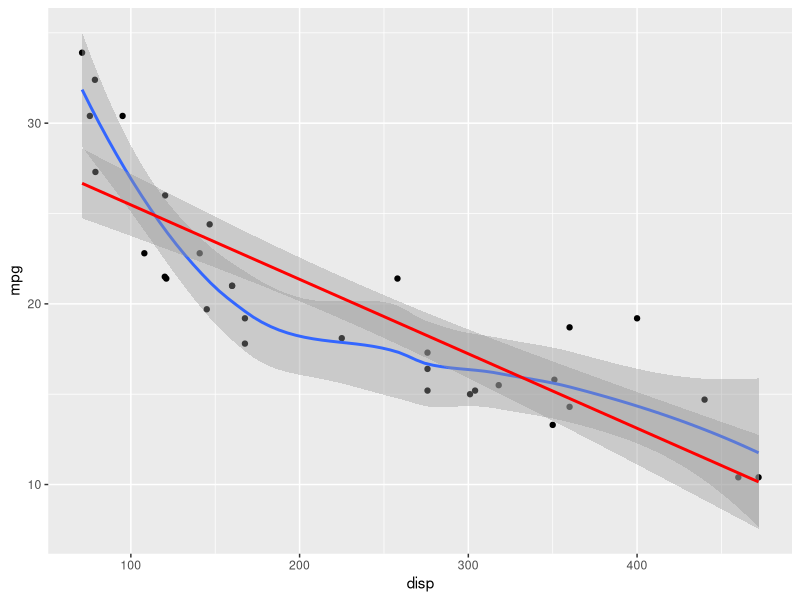
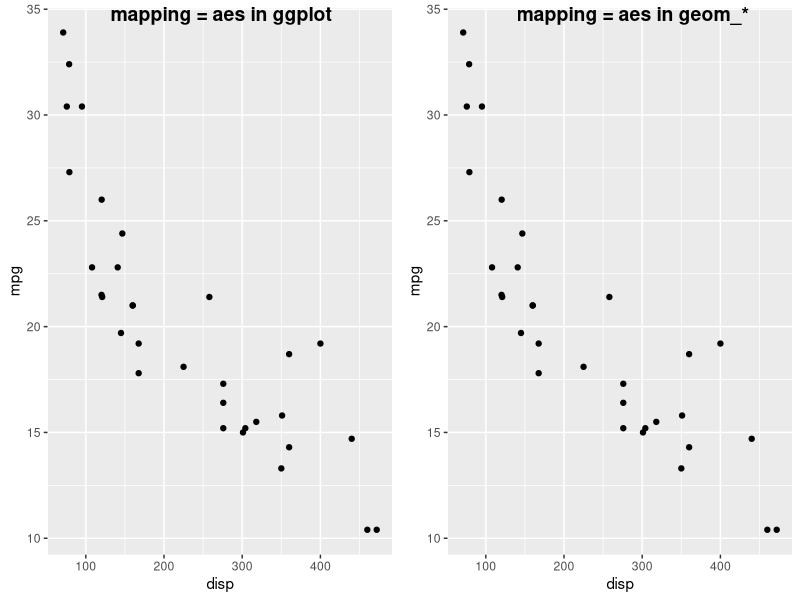
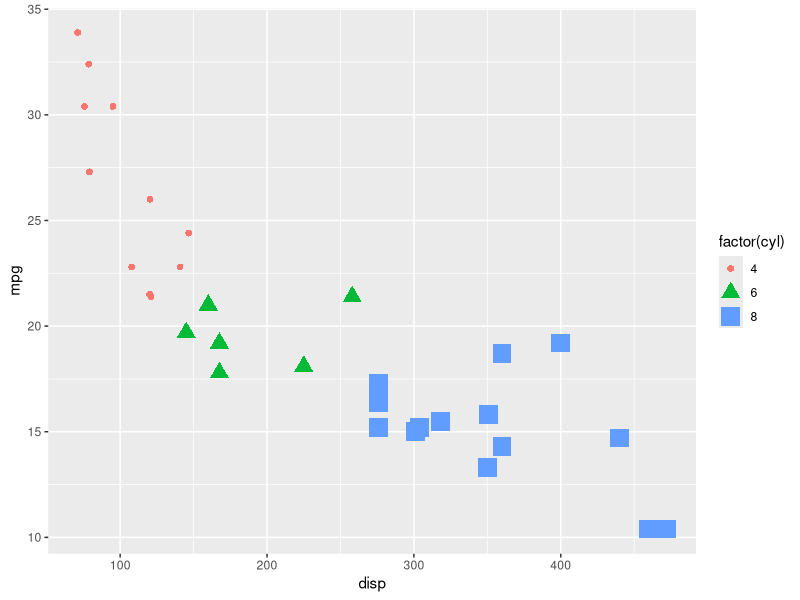
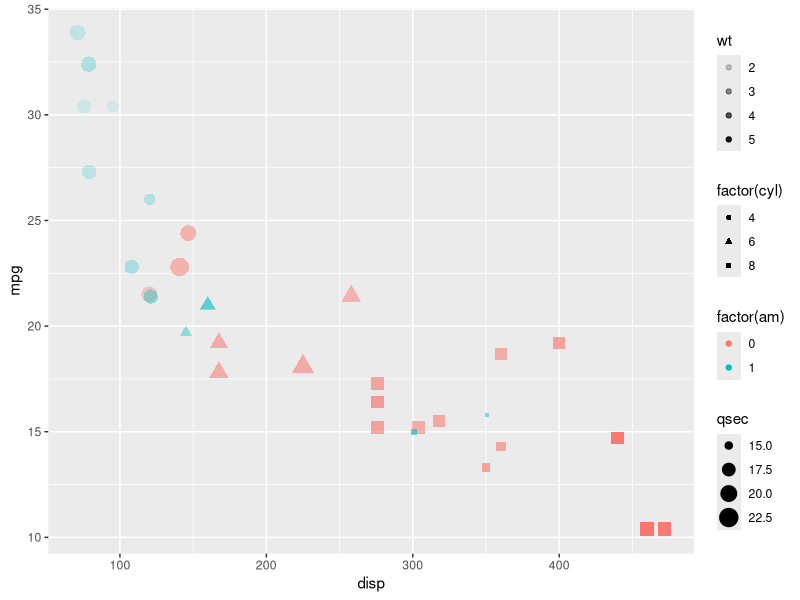
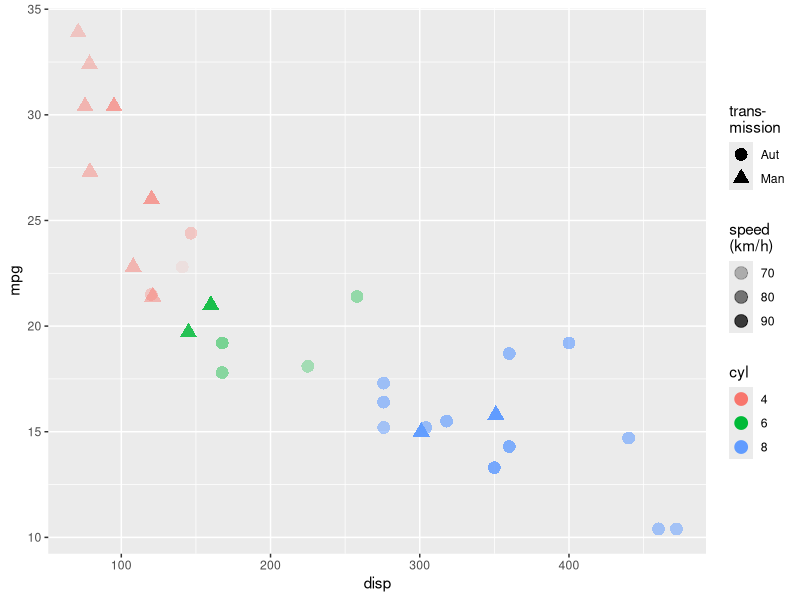
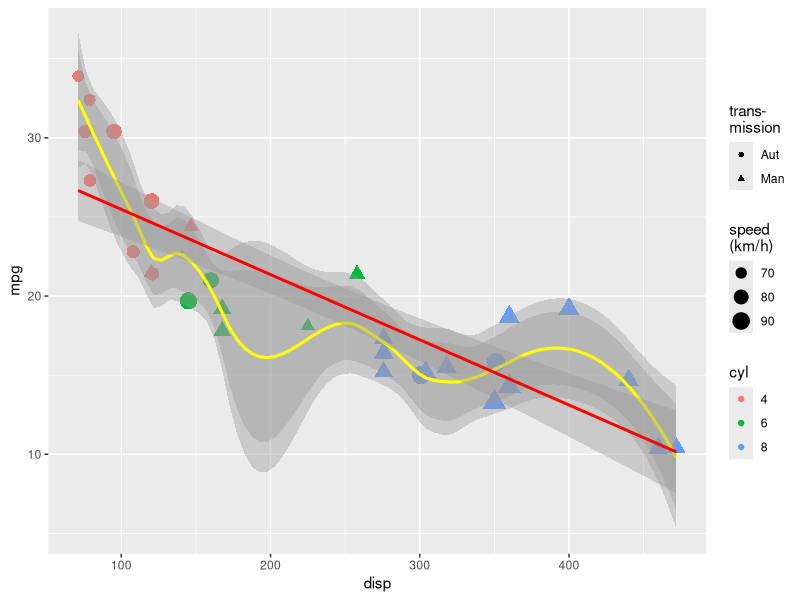
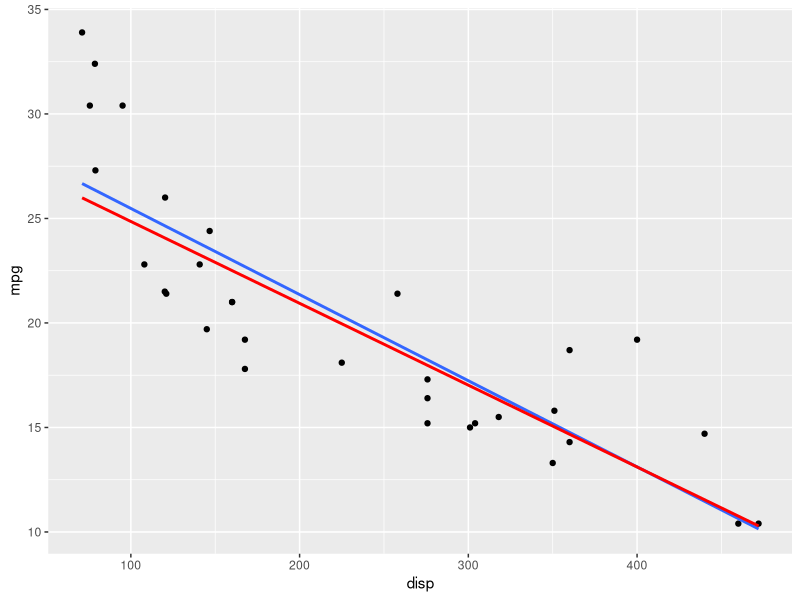

Write R code to recreate these figures, in order.
## ---- chunk 1
#| label: setup
#| echo: false
#| output: false
#| message: false
library(tidyverse)
library(ggpubr)
## ---- chunk 2
ggplot(
  data = mtcars, 
  mapping = aes(x = disp, y = mpg)
  ) + 
  geom_point() + 
  geom_smooth(level = 0.99) + 
  geom_smooth(method = lm, colour = "red")
## ---- chunk 3
gg1 <-   ggplot(data = mtcars, mapping = aes(x = disp, y = mpg)) +
  geom_point()

gg2 <-   ggplot(data = mtcars) + 
  geom_point(mapping = aes(x = disp, y = mpg))

ggarrange(gg1, gg2, labels = c
          ("mapping = aes in ggplot", 
            "mapping = aes in geom_*"
            ),
          nrow = 1)
## ---- chunk 4
ggplot(data = mtcars, mapping = aes
       (x = disp, y = mpg, 
         shape = factor(cyl), 
         size = factor (cyl), 
         colour = factor(cyl))) + 
  geom_point()
## ---- chunk 5
ggplot() + 
  geom_point(data = mtcars, mapping = aes
       (x = disp, y = mpg, 
         shape = factor(cyl), 
         size = qsec, 
         colour = factor(am),
         alpha = wt))
## ---- chunk 6
ggplot() +
  geom_point(
    data = mtcars,
    mapping = aes(
      x = disp, 
      y = mpg, 
      colour = factor(cyl),
      alpha = 3.6*(0.25*1609.347)/qsec,
      shape = factor(ifelse(am, "Man", "Aut"))
      ),
    size = 4
    ) +
  labs(
    colour = "cyl", 
    alpha = "speed\n(km/h)", 
    shape = "trans-\nmission")
## ---- chunk 7
ggplot() +
  geom_point(
    data = mtcars,
    mapping = aes(
      x = disp,
      y = mpg, 
      colour = factor(cyl), 
      size = 3.6*(0.25*1609.347)/qsec, 
      shape = factor(
        # Note codeing am
        # 0 automatic, 1 manual
        ifelse(
          am, 
          "Aut", 
          "Man"
          )
        )
      )
    ) +
  labs(
    colour = "cyl", 
    size = "speed\n(km/h)", 
    shape = "trans-\nmission"
    ) +
  geom_smooth(
    data = mtcars, 
    mapping = aes(x = disp, y = mpg), 
    colour = "yellow", 
    span = 0.375,
    level = 0.99
    ) +
   geom_smooth(
    data = mtcars, 
    mapping = aes(x = disp, y = mpg), 
    colour = "yellow", 
    span = 0.375,
    level = 0.95
    ) +
  geom_smooth(
    data = mtcars, 
    mapping = aes(x = disp, y = mpg),
    method = lm,
    colour = "red"
  )
## ---- chunk 8
ggplot(
  data = mtcars, 
  mapping = aes(
    x = disp, 
    y = mpg
    )
  ) +
  geom_point() +
  geom_smooth(
    method = "lm", 
    se = FALSE
    ) +
  # robust lm
  geom_smooth(
    method = MASS::rlm, 
    colour = 'Red', 
    se = FALSE
    )
